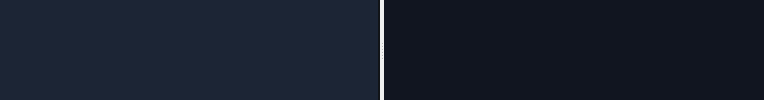
  <widget class="QWidget" name="centralwidget">
   <layout class="QVBoxLayout" name="centralLayout">
    <property name="spacing">
     <number>0</number>
    </property>
    <property name="leftMargin">
     <number>0</number>
    </property>
    <property name="topMargin">
     <number>0</number>
    </property>
    <property name="rightMargin">
     <number>0</number>
    </property>
    <property name="bottomMargin">
     <number>0</number>
    </property>
    <item>
     <widget class="QSplitter" name="mainSplitter">
      <property name="orientation">
       <enum>Qt::Orientation::Horizontal</enum>
      </property>
      <property name="childrenCollapsible">
       <bool>false</bool>
      </property>
      <widget class="QWidget" name="map2DWidget" native="true">
       <property name="minimumSize">
        <size>
         <width>380</width>
         <height>0</height>
        </size>
       </property>
       <property name="styleSheet">
        <string notr="true">background-color: #1c2535; border: none; border-right: 2px solid #111418;</string>
       </property>
      </widget>
      <widget class="QWidget" name="map3DWidget" native="true">
       <property name="minimumSize">
        <size>
         <width>380</width>
         <height>0</height>
        </size>
       </property>
       <property name="styleSheet">
        <string notr="true">background-color: #111520; border: none;</string>
       </property>
      </widget>
     </widget>
    </item>
   </layout>
  </widget>
